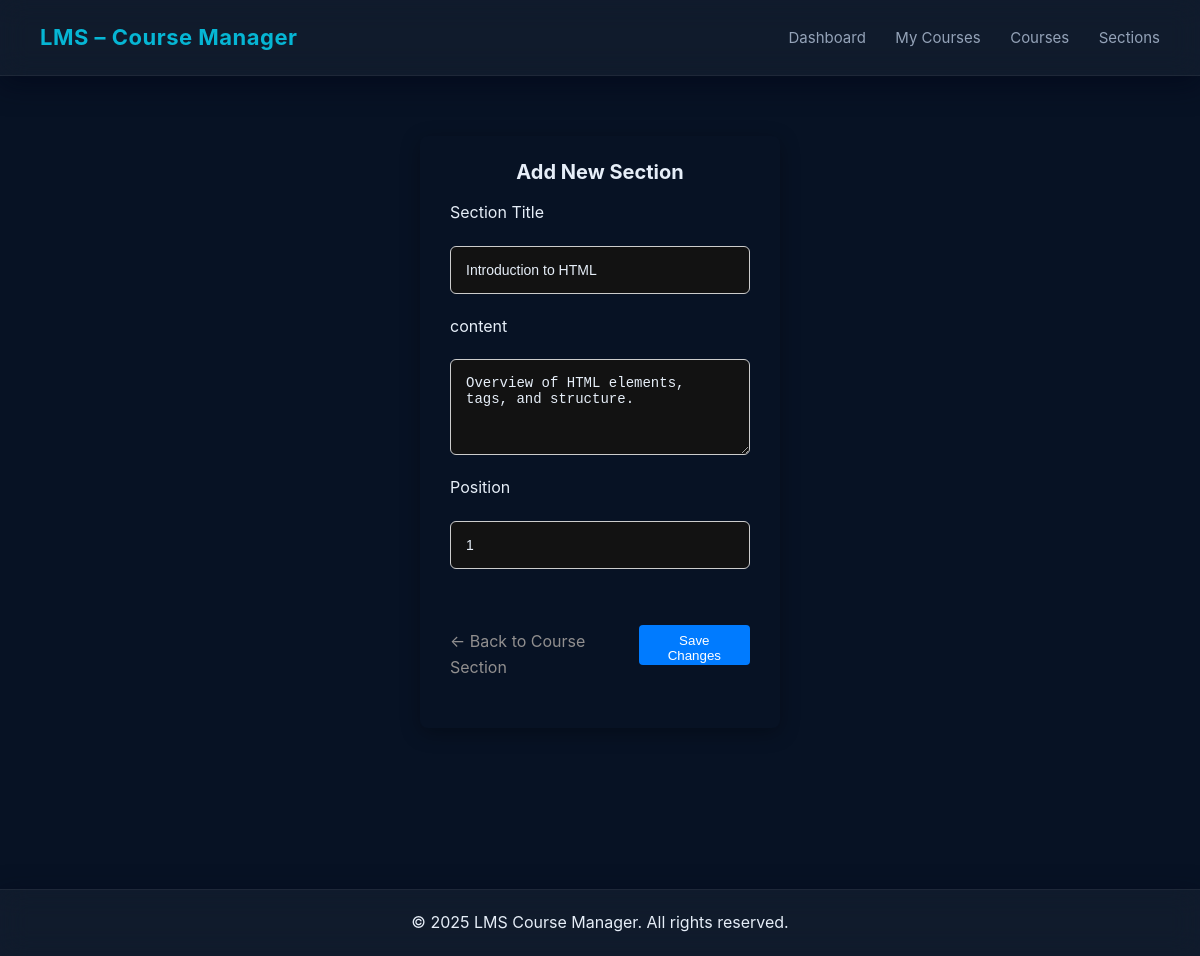
Screenshot of /Sections/sections_edit.php?id=1 with the database file from the repository.
### tables this page shows
CREATE TABLE sections (
    id INT AUTO_INCREMENT PRIMARY KEY,
    course_id INT NOT NULL,
    title VARCHAR(255) NOT NULL,
    content TEXT NOT NULL,
    position INT DEFAULT 1,
    created_at TIMESTAMP DEFAULT CURRENT_TIMESTAMP,
    CONSTRAINT fk_course
        FOREIGN KEY (course_id)
        REFERENCES courses(id)
        ON DELETE CASCADE
);

### Sections/sections_edit.php (the view, shortened to what this page needs)
<?php
require_once '../Infrastructure/config.php';
$SectionTitle = "";
$SectionContent = "";
$SectionPosition = "";
$course_id = "";
if ($_SERVER["REQUEST_METHOD"] == "GET") {
    $id = $_GET['id'];
    $sql = "SELECT * FROM sections WHERE id = $id";
    $result = mysqli_query($conn, $sql);
    $result = mysqli_fetch_assoc($result);
    $SectionTitle = $result['title'];
    $SectionContent = $result['content'];
    $SectionPosition = $result['position'];
    $course_id = $result['course_id'];
}
?>
<!DOCTYPE html>
<html lang="en">
<head>
    <link rel="stylesheet" href="../assests/style.css">
</head>
<body>
<?php require_once '../Infrastructure/header.php'; ?>
<div id="add-section-modal" class="add-section-overlay">
    <div class="add-section-box">
        <h2>Add New Section</h2>
        <form class="add-section-form" action="" method="POST">
            <label for="section-title">Section Title</label>
            <input type="text" id="section-title" name="title" value="<?= $SectionTitle ?>">
            <label for="section-desc">content</label>
            <textarea id="section-desc" name="content" rows="4"><?= $SectionContent ?></textarea>
            <label for="section-position">Position</label>
            <input type="number" id="section-position" name="position" value="<?= $SectionPosition ?>">
            <div class="add-section-actions">
                <a href="sections_by_course.php?id=<?= $course_id ?>" class="back-link"><- Back to Course Section</a>
                <button type="submit" class="add-section-save-btn">Save Changes</button>
            </div>
        </form>
    </div>
</div>
<?php require_once '../Infrastructure/footer.php'; ?>
</body>
</html>

### assests/style.css (style rules this page uses)
:root { --bg-100: #071224; --bg-200: #0b1220; --actionsrface: rgba(255,255,255,0.03); --muted: #94a3b8; --text: #e6eef8; --accent: #7c3aed; --accent-2: #06b6d4; --glass: rgba(255,255,255,0.04); --radius: 14px; --shadow: 0 8px 28px rgba(2,6,23,0.55); --gap: 45px; --max-width: 1200px; color-scheme: dark; font-family: Inter, system-ui, sans-serif; }
* { margin: 0; padding: 0; box-sizing: border-box; color: var(--text); }
body { background: var(--bg-100); line-height: 1.6; padding-bottom: 80px; }
.add-section-overlay { display: flex; width: 100%; height: 740px; justify-content: center; margin-top: 60px; }
.add-section-box { background: var(--btnrface); padding: 20px 30px; border-radius: 8px; width: 30%; max-width: 90%; height: 80%; box-shadow: 0 5px 20px rgba(0,0,0,0.3); }
.add-section-form { display: flex; flex-direction: column; gap: 20px; }
.add-section-form input, .add-section-form textarea { padding: 15px; border-radius: 6px; border: 1px solid #ccc; font-size: 14px; outline: none; }
.add-section-actions { display: flex; justify-content: space-between; align-items: center; gap: 10px; margin-top: 20px; }
.add-section-cancel-btn, .add-section-save-btn { padding: 8px 16px; border: none; border-radius: 4px; cursor: pointer; }
a.back-link { display: inline-block; margin-top: 20px; text-decoration: none; color: #918f8f; }
.add-section-save-btn { width:fit-content; height: 40px; background-color: #007bff; color: #fff; }
.add-section-box h2 { margin-bottom: 12px; text-align: center; font-size: 20px; }

### rows the page displays
sections: title "Introduction to HTML", content "Overview of HTML elements, tags, and structure.", position "1"
